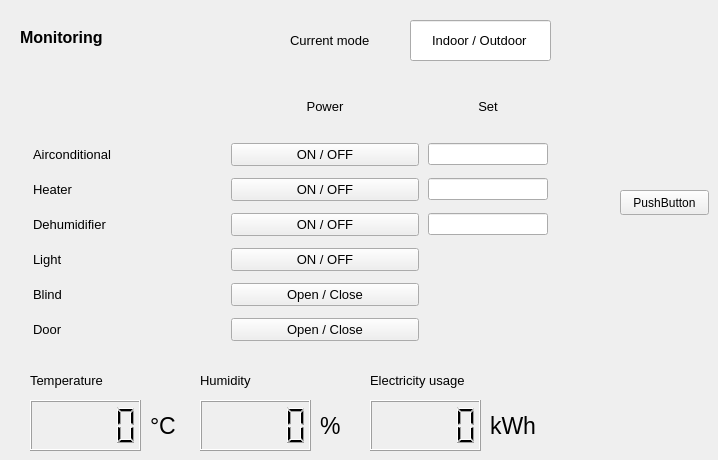
    <widget class="QWidget" name="tab1">
     <attribute name="title">
      <string>Main</string>
     </attribute>
     <widget class="QLCDNumber" name="lcdTemp">
      <property name="geometry">
       <rect>
        <x>30</x>
        <y>400</y>
        <width>111</width>
        <height>51</height>
       </rect>
      </property>
      <property name="inputMethodHints">
       <set>Qt::ImhDigitsOnly</set>
      </property>
     </widget>
     <widget class="QLCDNumber" name="lcdHumidity">
      <property name="geometry">
       <rect>
        <x>200</x>
        <y>400</y>
        <width>111</width>
        <height>51</height>
       </rect>
      </property>
      <property name="inputMethodHints">
       <set>Qt::ImhDigitsOnly</set>
      </property>
     </widget>
     <widget class="QLabel" name="label_14">
      <property name="geometry">
       <rect>
        <x>200</x>
        <y>370</y>
        <width>101</width>
        <height>20</height>
       </rect>
      </property>
      <property name="font">
       <font>
        <pointsize>10</pointsize>
       </font>
      </property>
      <property name="text">
       <string>Humidity</string>
      </property>
     </widget>
     <widget class="QLabel" name="label_15">
      <property name="geometry">
       <rect>
        <x>30</x>
        <y>370</y>
        <width>121</width>
        <height>20</height>
       </rect>
      </property>
      <property name="font">
       <font>
        <pointsize>10</pointsize>
       </font>
      </property>
      <property name="text">
       <string>Temperature</string>
      </property>
     </widget>
     <widget class="QLabel" name="label_16">
      <property name="geometry">
       <rect>
        <x>150</x>
        <y>410</y>
        <width>31</width>
        <height>31</height>
       </rect>
      </property>
      <property name="font">
       <font>
        <pointsize>17</pointsize>
       </font>
      </property>
      <property name="text">
       <string>°C</string>
      </property>
     </widget>
     <widget class="QLabel" name="label_17">
      <property name="geometry">
       <rect>
        <x>320</x>
        <y>410</y>
        <width>31</width>
        <height>31</height>
       </rect>
      </property>
      <property name="font">
       <font>
        <pointsize>17</pointsize>
       </font>
      </property>
      <property name="text">
       <string>%</string>
      </property>
     </widget>
     <widget class="QLCDNumber" name="lcdElectricity">
      <property name="geometry">
       <rect>
        <x>370</x>
        <y>400</y>
        <width>111</width>
        <height>51</height>
       </rect>
      </property>
      <property name="inputMethodHints">
       <set>Qt::ImhDigitsOnly</set>
      </property>
     </widget>
     <widget class="QLabel" name="label_24">
      <property name="geometry">
       <rect>
        <x>490</x>
        <y>410</y>
        <width>61</width>
        <height>31</height>
       </rect>
      </property>
      <property name="font">
       <font>
        <pointsize>17</pointsize>
       </font>
      </property>
      <property name="text">
       <string>kWh</string>
      </property>
     </widget>
     <widget class="QLabel" name="label_25">
      <property name="geometry">
       <rect>
        <x>370</x>
        <y>370</y>
        <width>151</width>
        <height>21</height>
       </rect>
      </property>
      <property name="font">
       <font>
        <pointsize>10</pointsize>
       </font>
      </property>
      <property name="text">
       <string>Electricity usage</string>
      </property>
     </widget>
     <widget class="QLineEdit" name="Current_mode">
      <property name="geometry">
       <rect>
        <x>410</x>
        <y>20</y>
        <width>141</width>
        <height>41</height>
       </rect>
      </property>
      <property name="font">
       <font>
        <pointsize>10</pointsize>
       </font>
      </property>
      <property name="text">
       <string>Indoor / Outdoor</string>
      </property>
      <property name="alignment">
       <set>Qt::AlignCenter</set>
      </property>
      <property name="readOnly">
       <bool>true</bool>
      </property>
     </widget>
     <widget class="QLabel" name="label_26">
      <property name="geometry">
       <rect>
        <x>290</x>
        <y>30</y>
        <width>111</width>
        <height>21</height>
       </rect>
      </property>
      <property name="font">
       <font>
        <pointsize>10</pointsize>
       </font>
      </property>
      <property name="text">
       <string>Current mode</string>
      </property>
     </widget>
     <widget class="QWidget" name="layoutWidget">
      <property name="geometry">
       <rect>
        <x>30</x>
        <y>70</y>
        <width>521</width>
        <height>271</height>
       </rect>
      </property>
      <layout class="QGridLayout" name="gridLayout_2">
       <property name="leftMargin">
        <number>3</number>
       </property>
       <property name="topMargin">
        <number>11</number>
       </property>
       <property name="rightMargin">
        <number>3</number>
       </property>
       <property name="horizontalSpacing">
        <number>9</number>
       </property>
       <property name="verticalSpacing">
        <number>12</number>
       </property>
       <item row="3" column="0">
        <widget class="QLabel" name="label_3">
         <property name="font">
          <font>
           <pointsize>10</pointsize>
           <weight>50</weight>
           <bold>false</bold>
          </font>
         </property>
         <property name="text">
          <string>Dehumidifier</string>
         </property>
        </widget>
       </item>
       <item row="6" column="1">
        <widget class="QPushButton" name="controlBtn_Door_toggle">
         <property name="font">
          <font>
           <pointsize>10</pointsize>
           <weight>50</weight>
           <bold>false</bold>
          </font>
         </property>
         <property name="text">
          <string>Open / Close</string>
         </property>
        </widget>
       </item>
       <item row="0" column="2">
        <widget class="QLabel" name="label_33">
         <property name="font">
          <font>
           <pointsize>10</pointsize>
           <weight>50</weight>
           <bold>false</bold>
          </font>
         </property>
         <property name="text">
          <string>Set</string>
         </property>
         <property name="alignment">
          <set>Qt::AlignCenter</set>
         </property>
        </widget>
       </item>
       <item row="1" column="0">
        <widget class="QLabel" name="label">
         <property name="font">
          <font>
           <pointsize>10</pointsize>
           <weight>50</weight>
           <bold>false</bold>
          </font>
         </property>
         <property name="text">
          <string>Airconditional</string>
         </property>
        </widget>
       </item>
       <item row="3" column="1">
        <widget class="QPushButton" name="controlBtn_Dehum_toggle">
         <property name="font">
          <font>
           <pointsize>10</pointsize>
           <weight>50</weight>
           <bold>false</bold>
          </font>
         </property>
         <property name="text">
          <string>ON / OFF</string>
         </property>
        </widget>
       </item>
       <item row="2" column="1">
        <widget class="QPushButton" name="controlBtn_Heater_toggle">
         <property name="font">
          <font>
           <pointsize>10</pointsize>
           <weight>50</weight>
           <bold>false</bold>
          </font>
         </property>
         <property name="text">
          <string>ON / OFF</string>
         </property>
        </widget>
       </item>
       <item row="5" column="0">
        <widget class="QLabel" name="label_5">
         <property name="font">
          <font>
           <pointsize>10</pointsize>
           <weight>50</weight>
           <bold>false</bold>
          </font>
         </property>
         <property name="text">
          <string>Blind</string>
         </property>
        </widget>
       </item>
       <item row="2" column="0">
        <widget class="QLabel" name="label_2">
         <property name="font">
          <font>
           <pointsize>10</pointsize>
           <weight>50</weight>
           <bold>false</bold>
          </font>
         </property>
         <property name="text">
          <string>Heater</string>
         </property>
        </widget>
       </item>
       <item row="4" column="1">
        <widget class="QPushButton" name="controlBtn_Light_toggle">
         <property name="font">
          <font>
           <pointsize>10</pointsize>
           <weight>50</weight>
           <bold>false</bold>
          </font>
         </property>
         <property name="text">
          <string>ON / OFF</string>
         </property>
        </widget>
       </item>
       <item row="1" column="1">
        <widget class="QPushButton" name="controlBtn_AC_toggle">
         <property name="font">
          <font>
           <pointsize>10</pointsize>
           <weight>50</weight>
           <bold>false</bold>
          </font>
         </property>
         <property name="text">
          <string>ON / OFF</string>
         </property>
        </widget>
       </item>
       <item row="5" column="1">
        <widget class="QPushButton" name="controlBtn_Blind_toggle">
         <property name="font">
          <font>
           <pointsize>10</pointsize>
           <weight>50</weight>
           <bold>false</bold>
          </font>
         </property>
         <property name="text">
          <string>Open / Close</string>
         </property>
        </widget>
       </item>
       <item row="4" column="0">
        <widget class="QLabel" name="label_4">
         <property name="font">
          <font>
           <pointsize>10</pointsize>
           <weight>50</weight>
           <bold>false</bold>
          </font>
         </property>
         <property name="text">
          <string>Light</string>
         </property>
        </widget>
       </item>
       <item row="6" column="0">
        <widget class="QLabel" name="label_6">
         <property name="font">
          <font>
           <pointsize>10</pointsize>
           <weight>50</weight>
           <bold>false</bold>
          </font>
         </property>
         <property name="text">
          <string>Door</string>
         </property>
        </widget>
       </item>
       <item row="1" column="2">
        <widget class="QLineEdit" name="controlLine_AC">
         <property name="maximumSize">
          <size>
           <width>120</width>
           <height>16777215</height>
          </size>
         </property>
         <property name="readOnly">
          <bool>true</bool>
         </property>
        </widget>
       </item>
       <item row="2" column="2">
        <widget class="QLineEdit" name="controlLine_Heater">
         <property name="maximumSize">
          <size>
           <width>120</width>
           <height>16777215</height>
          </size>
         </property>
         <property name="readOnly">
          <bool>true</bool>
         </property>
        </widget>
       </item>
       <item row="3" column="2">
        <widget class="QLineEdit" name="controlLine_Dehum">
         <property name="maximumSize">
          <size>
           <width>120</width>
           <height>16777215</height>
          </size>
         </property>
         <property name="readOnly">
          <bool>true</bool>
         </property>
        </widget>
       </item>
       <item row="0" column="1">
        <widget class="QLabel" name="label_12">
         <property name="font">
          <font>
           <pointsize>10</pointsize>
           <weight>50</weight>
           <bold>false</bold>
          </font>
         </property>
         <property name="text">
          <string>Power</string>
         </property>
         <property name="alignment">
          <set>Qt::AlignCenter</set>
         </property>
        </widget>
       </item>
      </layout>
     </widget>
     <widget class="QLabel" name="label_76">
      <property name="geometry">
       <rect>
        <x>20</x>
        <y>20</y>
        <width>201</width>
        <height>34</height>
       </rect>
      </property>
      <property name="font">
       <font>
        <pointsize>12</pointsize>
        <weight>75</weight>
        <bold>true</bold>
       </font>
      </property>
      <property name="text">
       <string>Monitoring</string>
      </property>
      <property name="alignment">
       <set>Qt::AlignLeading|Qt::AlignLeft|Qt::AlignVCenter</set>
      </property>
     </widget>
     <widget class="QPushButton" name="pushButton">
      <property name="geometry">
       <rect>
        <x>620</x>
        <y>190</y>
        <width>89</width>
        <height>25</height>
       </rect>
      </property>
      <property name="text">
       <string>PushButton</string>
      </property>
     </widget>
    </widget>
